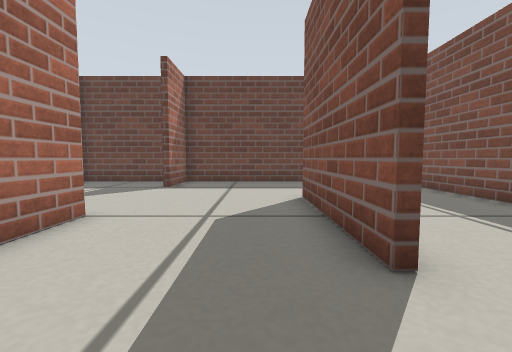
view 1 (above)

12 first-person views from a walk through a robot-simulator world made for Gazebo. The camera is 0.23 m above the floor, tilts 4° down and sees 90° across. The floor is counted in squares, 0.2 m on a side. Each view is taken from the middle of a square. On the plan, view 1 faces up. The plan holds only what a view shows up to about 12 squares ahead; the rest is blank.

view 2
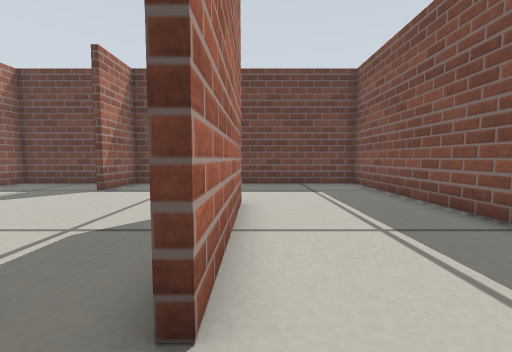

view 3
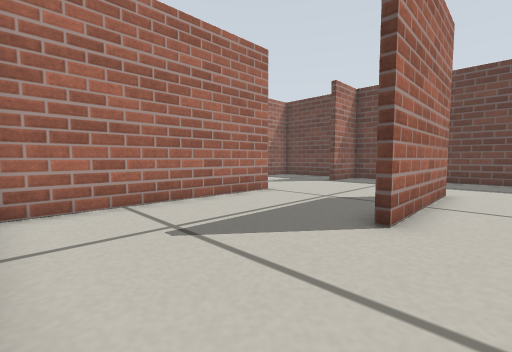

view 4
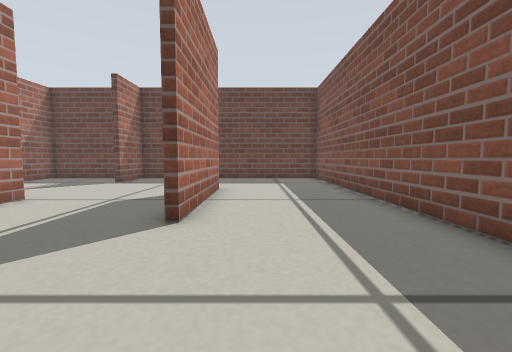

view 5
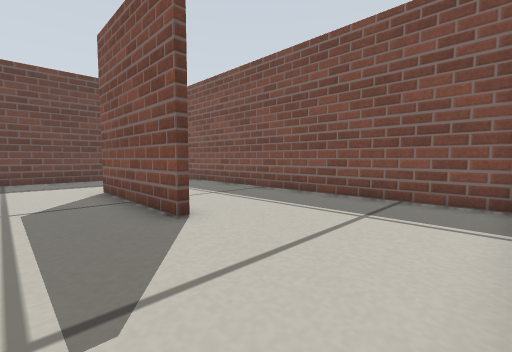

view 6
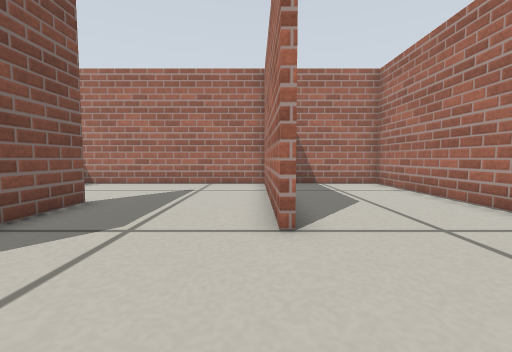

view 7
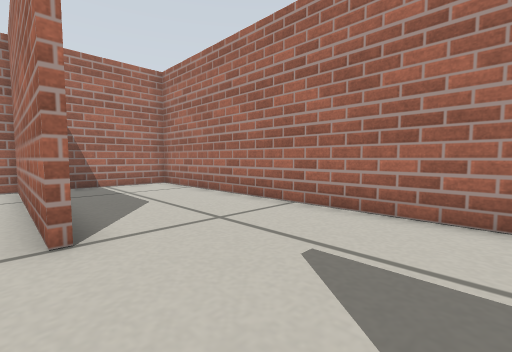

view 8
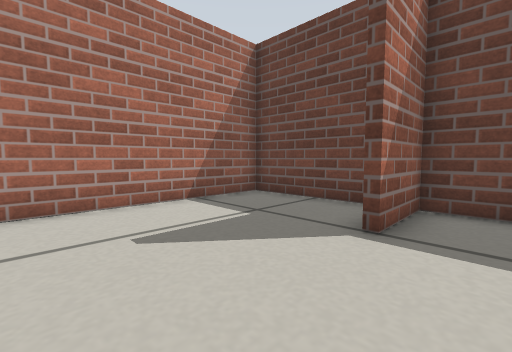

view 9
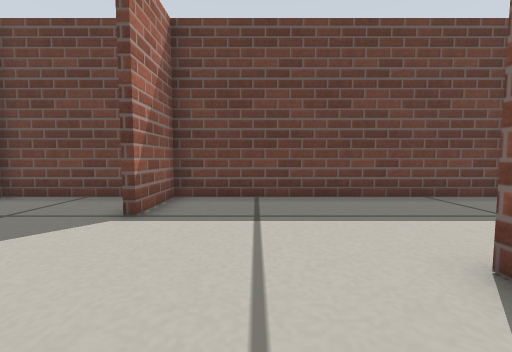

view 10
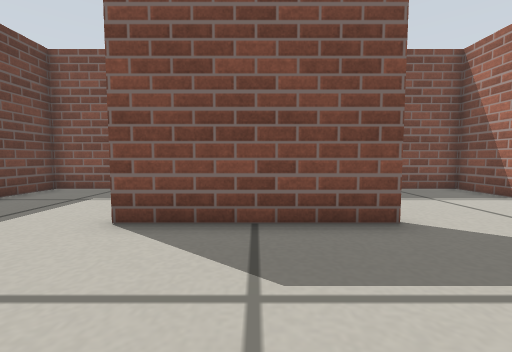

view 11
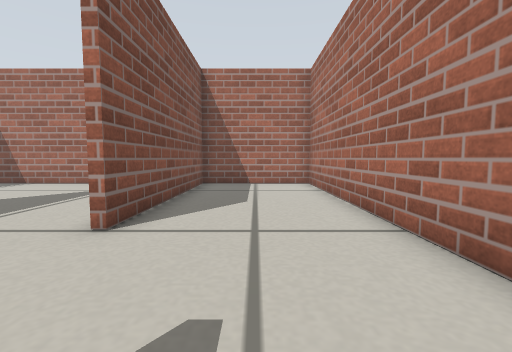

view 12
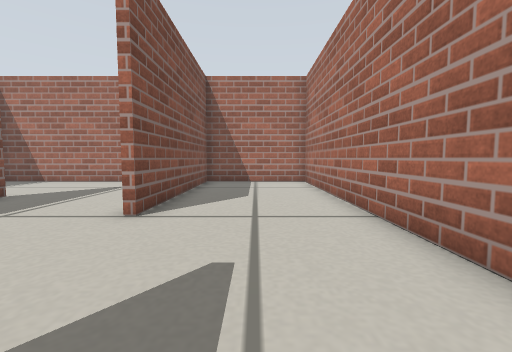

### Floor plan
Points are (right, up) in squares from view 1. A wall is a line through its corners. A room is listed if a view was taken in it or the views show most of it. See-through windows are left out.
Room 1 (views 1, 2, 3, 4, 5, 6, 7, 8, 9, 10)
walls: (1.6, 7.6) (1.6, 2.5); (1.4, 2.4) (1.4, 7.5); (-3.4, 5.1) (-3.4, -2.4) (6.4, -2.4) (6.4, 12.4) (-3.4, 12.4) (-3.4, 10)
ways out: opening at (-4, 7.5) to room 2
Room 2 (views 11, 12)
walls: (-4.5, 12.4) (-8.4, 12.4) (-8.4, -2.4) (-3.6, -2.4) (-3.6, 5)
ways out: opening at (-4, 7.5) to room 1

Positions as (right, up) in squares from view 1, and headings:
1: (0, 0), facing up
2: (2, 1), facing up
3: (3, -2), facing up-left
4: (3, -2), facing up
5: (-1, -2), facing up-right
6: (-3, 9), facing down
7: (-3, 9), facing down-left
8: (-2, 6), facing up-left
9: (-1, 5), facing up
10: (-3, 5), facing right
11: (-6, 9), facing down
12: (-6, 10), facing down
